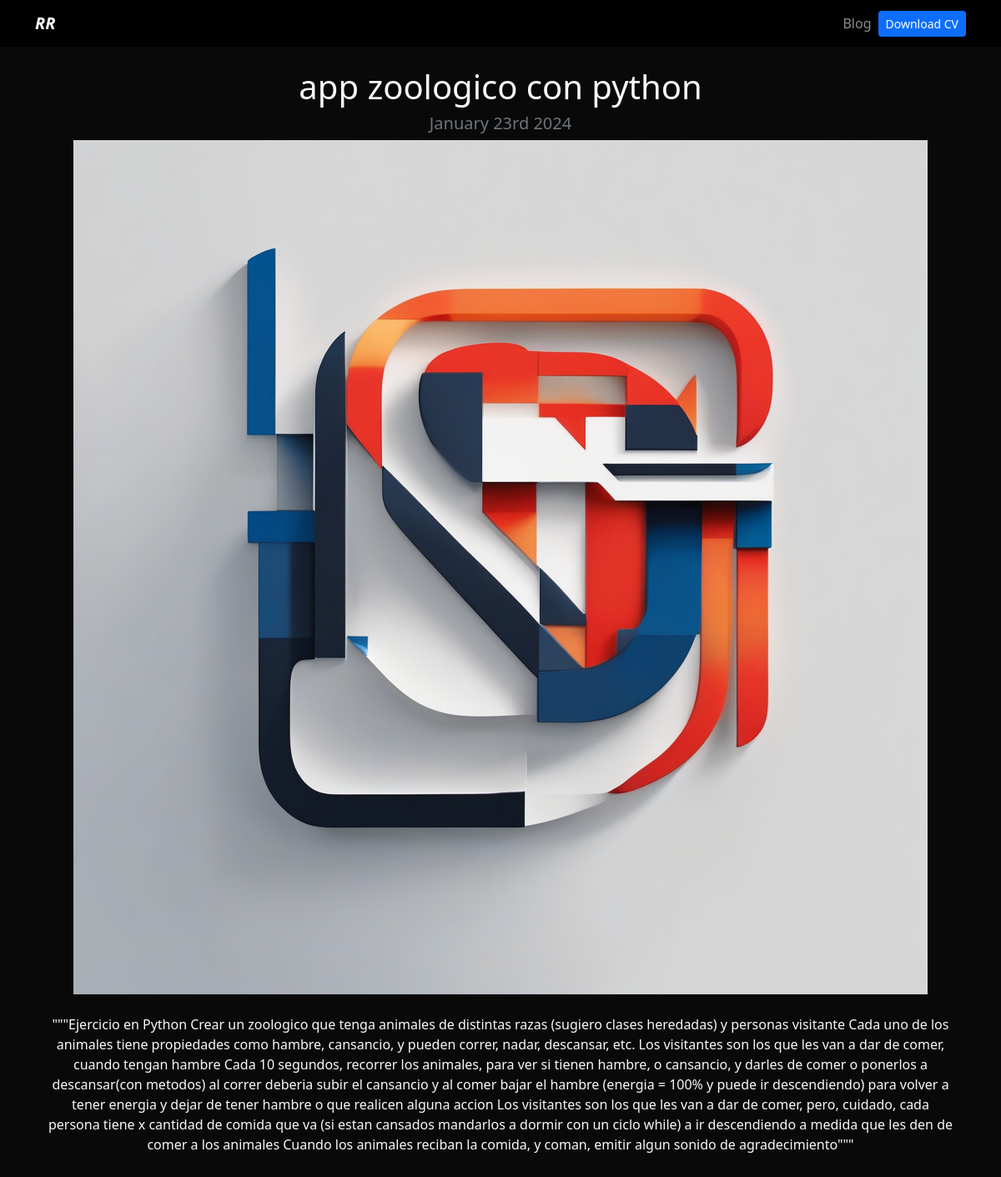
The page /blog/1 on the database its author committed.
### blog/models.py (models this page shows, shortened)
class Post(models.Model):
    title = models.CharField(max_length=100)
    description = models.TextField()
    image = models.ImageField(upload_to="blog/images")
    date = models.DateField(default=datetime.date.today)

### blog/views.py (the view)
# urls.py: path("<int:post_id>", views.post_detail, name="post_detail"),
def post_detail(request, post_id):
    post = get_object_or_404(Post, pk=post_id)
    return render(request, "post_detail.html", {"post": post})

### blog/templates/post_detail.html
{% extends 'layout.html' %}
{% block content %}
<div class="text-center">
  <h1>{{post.title}}</h1>
  <h2 class="my-2 h5 text-muted">{{post.date|date:'F jS Y'}}</h2>
  <img src="{{post.image.url}}" alt="{{post.title}}" class="img-fluid">
  <div class="my-4">
  {{post.description|safe}}
  </div>
</div>
{% endblock %}

### portfolio/static/main.css (style rules this page uses)
body { background: #090909; }

### rows shown on the page
Post: title "app zoologico con python", date "January 23rd 2024", image (picture), description "\"\"\"Ejercicio en Python Crear un zoologico que tenga animales de distintas razas (sugiero clases heredadas) y personas visitante Cada uno de los animales tiene propiedades como hambre, cansancio, y pueden correr, nadar, descansar, etc. Los visitantes son los que les van a dar de comer, cuando tengan hambre Cada 10 segundos, recorrer los animales, para ver si tienen hambre, o cansancio, y darles de comer o ponerlos a descansar(con metodos) al correr deberia subir el cansancio y al comer bajar el hambre (energia = 100% y puede ir descendiendo) para volver a tener energia y dejar de tener hambre o que realicen alguna accion Los visitantes son los que les van a dar de comer, pero, cuidado, cada…"
